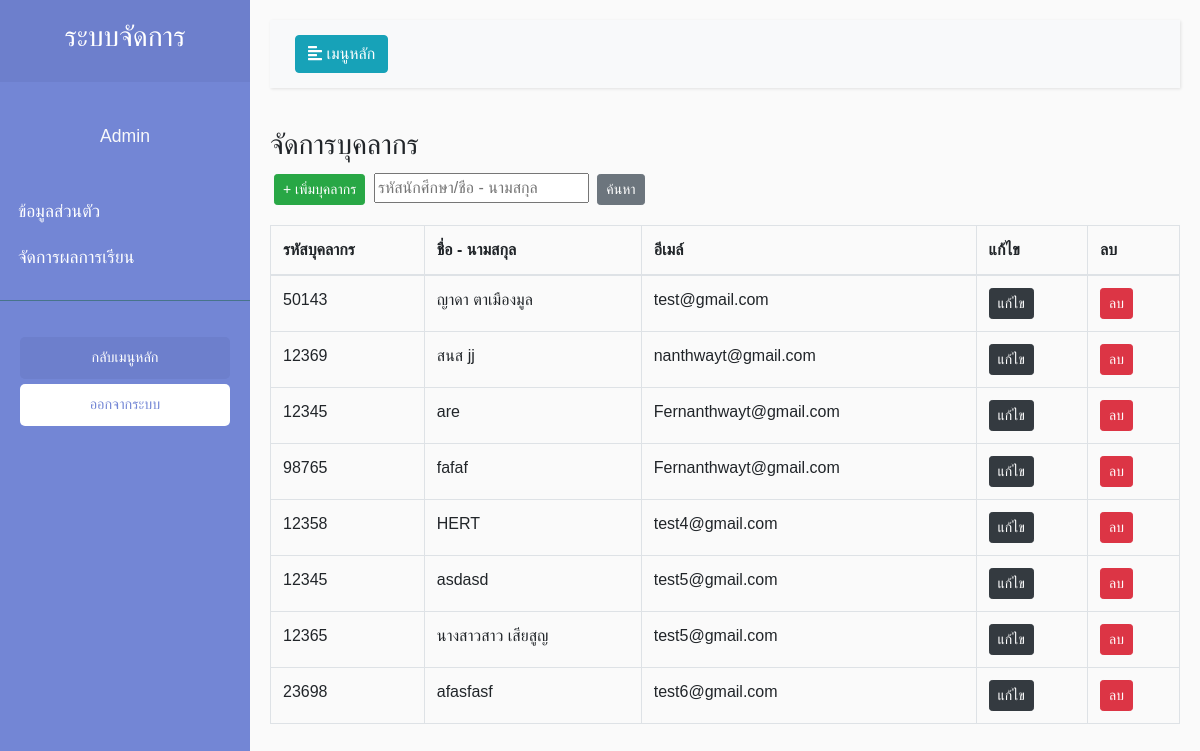
Screenshot of /view/managerPersonnel/ManagerPersonnel.php with the database file from the repository.
### tables this page shows
CREATE TABLE `teacher_tb` (
  `tc_id` int(11) NOT NULL,
  `tc_code` varchar(255) NOT NULL,
  `tc_name` varchar(255) NOT NULL,
  `tc_idCard` varchar(255) NOT NULL,
  `tc_email` varchar(255) NOT NULL,
  `tc_date` date NOT NULL
);

### view/managerPersonnel/ManagerPersonnel.php (the view, shortened to what this page needs)
<?php
include_once('../../model/connect.php');error_reporting(0);
if($_SESSION['Type_id'] == 2){
    $sql ="SELECT * FROM `teacher_tb` WHERE `tc_code` = '".$_SESSION['id']."'";
    $query = $conn->query($sql);
    $result = $query -> FETCH_ASSOC();
    $name = $result['tc_name'];
    $code = $result['tc_code'];
    $date = $result['tc_date'];
}
else{
    $name = 'Admin';
}
$sql = "SELECT * FROM teacher_tb";
$query = $conn->query($sql);
?>
<!DOCTYPE html>
<html>
<head>
    <link rel="stylesheet" href="https://stackpath.bootstrapcdn.com/bootstrap/4.1.0/css/bootstrap.min.css"
>
    <link rel="stylesheet" href="../../style/Style.css">
</head>
<body class="setfont">
    <div class="wrapper">
        <nav id="sidebar">
            <div class="sidebar-header">
                <h3 class="text-center">ระบบจัดการ</h3>
            </div>
            <p class="text-center text-light mt-3 setfont"><?php echo $name; ?> </p>
            <ul class="list-unstyled components pl-2">
            <?php if($_SESSION['Type_id'] == 1){ ?>
                <li>
                    <a href="../main/Main.php">ข้อมูลส่วนตัว</a>
                </li>
                <li>
                    <a href="../managerPersonnel/ManagerPersonnel.php">จัดการบุคลากร</a>
                </li>
                <li>
                    <a href="../managerSubject/ManagerSubject.php">จัดการรายวิชา</a>
                </li>
                <li>
                    <a href="../managerStudent/ManagerStudent.php">จัดการนักศึกษา</a>
                </li>
                <li>
                    <a href="../managerProgram/Program.php">จัดการแผนการเรียน</a>
                </li>
                <li>
                    <a href="../register/Register.php">ลงทะเบียน</a>
                </li>
            <?php } else{?>
                <li>
                    <a href="">ข้อมูลส่วนตัว</a>
                </li>
                <li>
                    <a href="../setScore/SubjectList.php">จัดการผลการเรียน</a>
                </li>
            <?php } ?>
            </ul>
            <ul class="list-unstyled CTAs">
                <li>
                    <a href="../../index.php" class="article">กลับเมนูหลัก</a>
                </li>
                <li>
                    <a href="../../control/logout/Logout.php" class="download">ออกจากระบบ</a>
                </li>
            </ul>
        </nav>
        <div id="content">
            <nav class="navbar navbar-expand-lg navbar-light bg-light">
                <div class="container-fluid">
                    <button type="button" id="sidebarCollapse" class="btn btn-info">
                        <i class="fas fa-align-left"></i>
                        <span>เมนูหลัก</span>
                    </button>
                </div>
            </nav>
            <h3>จัดการบุคลากร</h3>
<button class="btn btn-success btn-sm m-1"><a href="./AddPersonal.php"> + เพิ่มบุคลากร</a></button>
<input type="text" placeholder="รหัสนักศึกษา/ชื่อ - นามสกุล">
<button class="btn btn-secondary btn-sm m-1">ค้นหา</button>
            <table class="table table-bordered mt-3">
                <thead>
                    <tr>
                        <th scope="col">รหัสบุคลากร</th>
                        <th scope="col">ชื่อ - นามสกุล</th>
                        <th scope="col">อีเมล์</th>
                        <th scope="col">แก้ไข</th>
                        <th scope="col">ลบ</th>
                      </tr>
                    </thead>
                    <tbody>
                        <tbody>
                            <tr>
                            <?php while($result = $query->fetch_assoc()){ ?>
                              <td><?php echo $result['tc_code']; ?></td>
                              <td><?php echo $result['tc_name']; ?></td>
                              <td><?php echo $result['tc_email']; ?></td>
                              <td><a class="btn btn-dark btn-sm" href="./EditPersonal.php?tcID=<?php echo $result['tc_id']; ?>">แก้ไข</a></td>
                              <td><a class="btn btn-danger btn-sm" href="JavaScript:if(confirm('คุณแน่ใจแล้วใช่ไหม?') == true){window.location='../../control/personnal/DelPersonal.php?id=<?php echo $result["tc_id"];?>';}">ลบ</a></td>
                            </tr>
                            <?php } ?>
                          </tbody>
                  </table>
        </div>
</body>
</html>

### style/Style.css (style rules this page uses)
body { font-family: 'Kanit', sans-serif; overflow: hidden; }
.setfont { font-family: 'Kanit', sans-serif; }
body { font-family: 'Poppins', sans-serif; background: #fafafa; }
p { font-family: 'Poppins', sans-serif; font-size: 1.1em; font-weight: 300; line-height: 1.7em; color: #999; }
a, a:hover, a:focus { color: inherit; text-decoration: none; transition: all 0.3s; }
.navbar { padding: 15px 10px; background: #fff; border: none; border-radius: 0; margin-bottom: 40px; box-shadow: 1px 1px 3px rgba(0, 0, 0, 0.1); }
.wrapper { display: flex; width: 100%; align-items: stretch; }
#sidebar { min-width: 250px; max-width: 250px; background: #7386D5; color: #fff; transition: all 0.3s; }
#sidebar .sidebar-header { padding: 20px; background: #6d7fcc; }
#sidebar ul.components { padding: 20px 0; border-bottom: 1px solid #47748b; }
#sidebar ul li a { padding: 10px; font-size: 1.1em; display: block; }
ul.CTAs { padding: 20px; }
ul.CTAs a { text-align: center; font-size: 0.9em !important; display: block; border-radius: 5px; margin-bottom: 5px; }
a.download { background: #fff; color: #7386D5; }
a.article, a.article:hover { background: #6d7fcc !important; color: #fff !important; }
#content { width: 100%; padding: 20px; min-height: 100vh; transition: all 0.3s; }

### rows the page displays
teacher_tb: tc_code "50143", tc_name "ญาดา ตาเมืองมูล", tc_email "test@gmail.com"
teacher_tb: tc_code "12369", tc_name "สนส jj", tc_email "nanthwayt@gmail.com"
teacher_tb: tc_code "12345", tc_name "are", tc_email "Fernanthwayt@gmail.com"
teacher_tb: tc_code "98765", tc_name "fafaf", tc_email "Fernanthwayt@gmail.com"
teacher_tb: tc_code "12358", tc_name "HERT", tc_email "test4@gmail.com"
teacher_tb: tc_code "12345", tc_name "asdasd", tc_email "test5@gmail.com"
teacher_tb: tc_code "12365", tc_name "นางสาวสาว เสียสูญ", tc_email "test5@gmail.com"
teacher_tb: tc_code "23698", tc_name "afasfasf", tc_email "test6@gmail.com"

### other values shown
$name "Admin"
